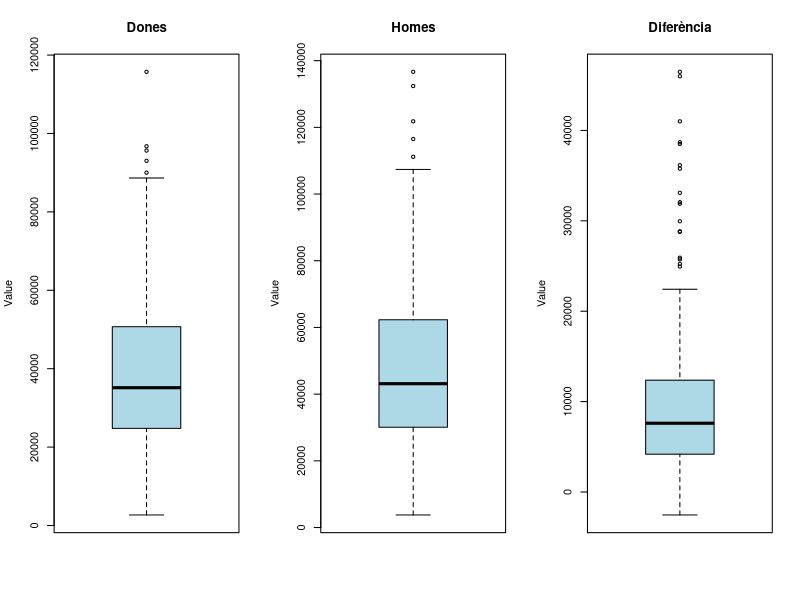
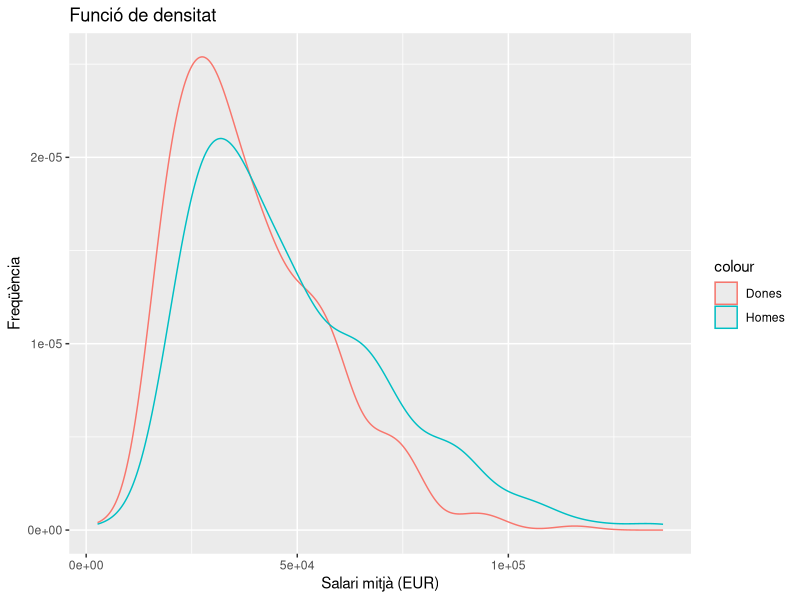

R code for these plots, in order:
## ---- chunk 1
knitr::opts_chunk$set(echo = TRUE, warning=FALSE)
library(dplyr)
## ---- chunk 2
# Carreguem les dades del dataset original (incorporant les variables de país i moneda)
salaryGap <- read.csv2("salaryGap.csv", header = TRUE, sep = ",", dec = ".")

# Canviem el nom de les columnes a un més adient. Les originals incorporen símbols extranys.
names(salaryGap)[names(salaryGap) == "ï..Occupation"] <- "Occupation"
names(salaryGap)[names(salaryGap) == "Women.average.annual.salary...."] <- "WomenAverageAnnualSalary"
names(salaryGap)[names(salaryGap) == "Men.average.annual.salary...."] <- "MenAverageAnnualSalary"
names(salaryGap)[names(salaryGap) == "Pay.gap...."] <- "PayGap"
names(salaryGap)[names(salaryGap) == "Pay.gap.as.a.percentage"] <- "PayGapAsAPercentage"
salaryGap["WomenAverageAnnualSalaryEUR"] <- salaryGap["WomenAverageAnnualSalary"]

# Calculem les columnes en EUR (no és possible comparar diferentes monedes)
chageUSDEUR = 0.91
chageUKPEUR = 1.17
salaryGap$WomenAverageAnnualSalaryEUR[salaryGap$Currency == "USD"] <- 
  (salaryGap$WomenAverageAnnualSalary) * chageUSDEUR
salaryGap$WomenAverageAnnualSalaryEUR[salaryGap$Currency == "UKP"] <- 
  (salaryGap$WomenAverageAnnualSalary) * chageUKPEUR
salaryGap$MenAverageAnnualSalaryEUR[salaryGap$Currency == "USD"] <- 
  (salaryGap$MenAverageAnnualSalary) * chageUSDEUR
salaryGap$MenAverageAnnualSalaryEUR[salaryGap$Currency == "UKP"] <- 
  (salaryGap$MenAverageAnnualSalary) * chageUKPEUR
salaryGap$salaryGapEUR <- salaryGap$MenAverageAnnualSalaryEUR - salaryGap$WomenAverageAnnualSalaryEUR

# Validem que no hi ha nulls
sum(is.na(salaryGap$WomenAverageAnnualSalaryEUR))
sum(is.na(salaryGap$MenAverageAnnualSalaryEUR))
sum(is.na(salaryGap$salaryGapEUR))
sum(is.na(salaryGap$PayGapAsAPercentage))

# Mostrem els resums de les variables numèriques en EUR
summary(salaryGap$WomenAverageAnnualSalaryEUR)
summary(salaryGap$MenAverageAnnualSalaryEUR)
summary(salaryGap$salaryGapEUR)
summary(salaryGap$PayGapAsAPercentage)

#Mostrem els resums de les variables alfanumèriques
summary(salaryGap$Currency)
summary(salaryGap$Country)
head(summary(salaryGap$Occupation), 10)
summary(salaryGap$Category)

#Gràficament es mostra clarament que els homes cobren més que les dones
par(mfrow=c(1,3))
boxplot(salaryGap$WomenAverageAnnualSalaryEUR, 
                                         main="Dones", xlab="", ylab="Value", col="#ADD8E6")
boxplot(salaryGap$MenAverageAnnualSalaryEUR, 
                                       main="Homes", xlab="", ylab="Value", col="#ADD8E6")
boxplot(salaryGap$salaryGapEUR, 
                          main="Diferència", xlab="", ylab="Value", col="#ADD8E6")


## ---- chunk 3
# Mostrem els outliers
boxplot.stats(salaryGap$WomenAverageAnnualSalaryEUR)$out
boxplot.stats(salaryGap$MenAverageAnnualSalaryEUR)$out
boxplot.stats(salaryGap$salaryGapEUR)$out

library(ggplot2)

# Amb la gràfica de densitat podem comprovar com les dades dels homes estan desplaçats a 
#   la dreta
#   Això vol dir que trobem més valors masculins en el rang de salaris alts
#   Tambè es pot veure com el pic de valors femenins és més alt i més a l'esquerra. 
#   Això vol dir que hi ha moltes dones que guanyen poc

ggplot(salaryGap) +
  xlab("Salari mitjà (EUR)") + ylab("Freqüència") + ggtitle("Funció de densitat") +
  geom_density(aes(x = WomenAverageAnnualSalaryEUR, color = "Dones")) + 
  geom_density(aes(x = MenAverageAnnualSalaryEUR, color = "Homes"))
## ---- chunk 4
salaryGapWM <- filter(salaryGap, WomenAverageAnnualSalaryEUR >= MenAverageAnnualSalaryEUR)
salaryGapWM <- select (salaryGapWM, WomenAverageAnnualSalaryEUR, MenAverageAnnualSalaryEUR, 
                       Occupation,	Category, Country,	Currency)
salaryGapWM

